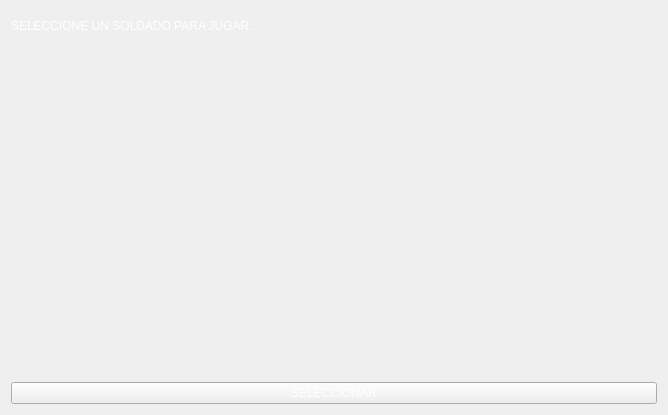
<?xml version="1.0" encoding="UTF-8"?>
<ui version="4.0">
 <class>PlayerPick</class>
 <widget class="QDialog" name="PlayerPick">
  <property name="geometry">
   <rect>
    <x>0</x>
    <y>0</y>
    <width>668</width>
    <height>415</height>
   </rect>
  </property>
  <property name="windowTitle">
   <string>Dialog</string>
  </property>
  <property name="styleSheet">
   <string notr="true">background-image: url(:BackgroundPopUp.jpg);</string>
  </property>
  <layout class="QVBoxLayout" name="verticalLayout">
   <item>
    <widget class="QLabel" name="soldierLebel">
     <property name="maximumSize">
      <size>
       <width>300</width>
       <height>30</height>
      </size>
     </property>
     <property name="styleSheet">
      <string notr="true">background: none;
color: rgb(255, 255, 255);</string>
     </property>
     <property name="text">
      <string>SELECCIONE UN SOLDADO PARA JUGAR:</string>
     </property>
    </widget>
   </item>
   <item>
    <layout class="QHBoxLayout" name="horizontalLayout">
     <item>
      <widget class="QPushButton" name="idfButton">
       <property name="maximumSize">
        <size>
         <width>16777215</width>
         <height>400</height>
        </size>
       </property>
       <property name="styleSheet">
        <string notr="true">QPushButton {
  border: none;
  background: none;
}

QPushButton:hover {
	background-color: rgb(200, 200, 200);
}

QPushButton:pressed {
  background-color: rgb(150, 150, 150);
}
</string>
       </property>
       <property name="text">
        <string/>
       </property>
       <property name="icon">
        <iconset resource="resources.qrc">
         <normaloff>:/IDF.png</normaloff>:/IDF.png</iconset>
       </property>
       <property name="iconSize">
        <size>
         <width>100</width>
         <height>100</height>
        </size>
       </property>
      </widget>
     </item>
     <item>
      <widget class="QPushButton" name="scouttButton">
       <property name="maximumSize">
        <size>
         <width>16777215</width>
         <height>400</height>
        </size>
       </property>
       <property name="styleSheet">
        <string notr="true">QPushButton {
  border: none;
  background: none;
}

QPushButton:hover {
  /* Estilo para cuando se coloca el cursor sobre el botón */
  /* Puedes ajustar los valores de iluminación según tus preferencias */
  background-color: rgb(200, 200, 200);
}

QPushButton:pressed {
  /* Estilo para cuando se presiona el botón */
  /* Puedes ajustar los valores de iluminación según tus preferencias */
  background-color: rgb(150, 150, 150);
}
</string>
       </property>
       <property name="text">
        <string/>
       </property>
       <property name="icon">
        <iconset resource="resources.qrc">
         <normaloff>:/SCOUT.png</normaloff>:/SCOUT.png</iconset>
       </property>
       <property name="iconSize">
        <size>
         <width>100</width>
         <height>100</height>
        </size>
       </property>
      </widget>
     </item>
     <item>
      <widget class="QPushButton" name="p90Button">
       <property name="maximumSize">
        <size>
         <width>16777215</width>
         <height>400</height>
        </size>
       </property>
       <property name="styleSheet">
        <string notr="true">QPushButton {
  border: none;
  background: none;
}

QPushButton:hover {
  /* Estilo para cuando se coloca el cursor sobre el botón */
  /* Puedes ajustar los valores de iluminación según tus preferencias */
  background-color: rgb(200, 200, 200);
}

QPushButton:pressed {
  /* Estilo para cuando se presiona el botón */
  /* Puedes ajustar los valores de iluminación según tus preferencias */
  background-color: rgb(150, 150, 150);
}
</string>
       </property>
       <property name="text">
        <string/>
       </property>
       <property name="icon">
        <iconset resource="resources.qrc">
         <normaloff>:/P90.png</normaloff>:/P90.png</iconset>
       </property>
       <property name="iconSize">
        <size>
         <width>100</width>
         <height>100</height>
        </size>
       </property>
      </widget>
     </item>
    </layout>
   </item>
   <item>
    <widget class="QPushButton" name="pushButton">
     <property name="styleSheet">
      <string notr="true">color: rgb(255, 255, 255);</string>
     </property>
     <property name="text">
      <string>SELECCIONAR</string>
     </property>
    </widget>
   </item>
  </layout>
 </widget>
 <resources>
  <include location="resources.qrc"/>
 </resources>
 <connections/>
</ui>
